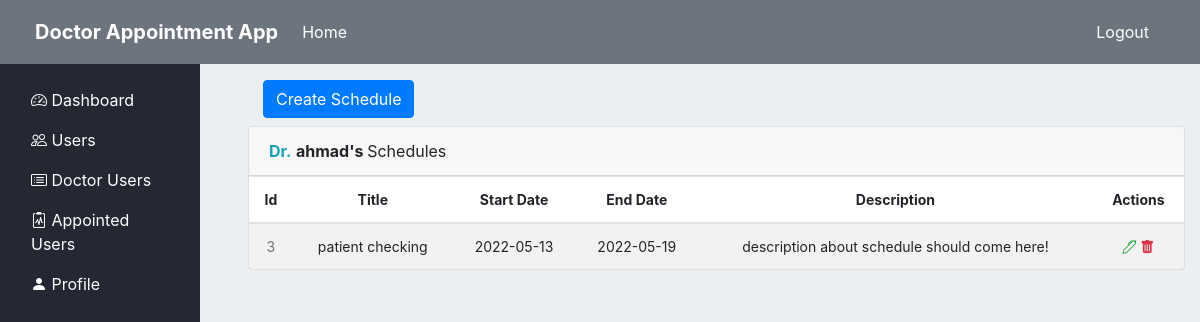
The page /admin/doctors/schedules/details/3 (signed in) on the database its author committed.
### appointment/Models/UserModel.py (models this page shows, shortened)
class User(db.Model, UserMixin):
    id = db.Column(db.Integer, primary_key=True)
    username = db.Column(db.String(30), nullable=False, unique=True)
    name = db.Column(db.String(30), nullable=False)
    lastname = db.Column(db.String(30), nullable=False)
    email = db.Column(db.String(40), unique=True, nullable=False)
    address = db.Column(db.Text , nullable=False)
    phone = db.Column(db.String(20), unique=True, nullable=False)
    date_of_birth = db.Column(db.Date(), default = datetime.now().date())
    role = db.Column(db.Integer, nullable=False, default=3)
    gender = db.Column(db.Boolean, default=True, nullable=False)
    password = db.Column(db.String(60), nullable=False)
    doctorinfo = db.relationship('DoctorInfo', backref='User', cascade="all, delete", uselist=False, lazy=True)
    schedule = db.relationship('Schedule', backref='User', lazy=True)
    appointment = db.relationship('Appointment', backref='User', lazy=True)

### appointment/Models/ScheduleModel.py (models this page shows, shortened)
class Schedule(db.Model):
    __tablename__='Schedule'
    id = db.Column(db.Integer, primary_key=True)
    name = db.Column(db.String(100), nullable=False)
    doctor_id = db.Column(db.Integer, db.ForeignKey('user.id'))
    start_date = db.Column(db.Date(), default = datetime.now().date())
    end_date = db.Column(db.Date(), default = datetime.now().date())
    description = db.Column(db.Text())
    appointment = db.relationship('Appointment', backref='Schedule', lazy=True)

### appointment/routes.py (the view)
@app.route("/admin/doctors/schedules/details/<int:id>", methods=('GET', 'POST'))
@login_required
@admin_required
def get_and_create_doctor_schedule(id):
    return admin_create_doctor_schedule(id)

### appointment/Models/UserModel.py (called while the page is built)
@login_manager.user_loader
def load_user(user_id):
    return User.query.get(int(user_id))

### appointment/privilege.py (called while the page is built)
def admin_required(f):
    @wraps(f)
    def wrap(*args, **kwargs):
        if current_user and current_user.role == 1:
            return f(*args, **kwargs)
        flash("Ooops login or your privilege is not satisfied", "info")
        return redirect(url_for('home'))
    return wrap

### appointment/view.py (called while the page is built, shortened)
def admin_create_doctor_schedule(id):
    doctor = User.query.filter_by(id=id).first()
    form = CreateSchedule()
    return render_template("adminPanel/doctor_schedule_list.html", doctorName=doctor.name, schedules=doctor.schedule, form=form)

### appointment/templates/adminPanel/doctor_schedule_list.html (shortened to what this page needs)
{% extends "index.html" %}
{% block section %}
<div style="z-index: 1000;">
    <div class="col-lg-12 mb-2">
        <button type="button" class="btn btn-primary" data-toggle="modal" data-target="#exampleModal">
            Create Schedule
        </button>
    </div>
    <div class="row">
        <div class="col-lg-12">
            <div class="main-card mb-3 card">
                <div class="card-header"> <span class="text-info font-weight-bold">Dr.</span> <span class="font-weight-bold">{{ doctorName }}'s </span> Schedules </div>
                <div class="table-responsive">
                    <table class="align-middle mb-0 table table-borderless table-striped table-hover">
                        <thead>
                            <tr class="app-normal-font">
                                <th class="text-center">Id</th>
                                <th class="text-center">Title</th>
                                <th class="text-center">Start Date</th>
                                <th class="text-center">End Date</th>
                                <th class="text-center">Description</th>
                                <th class="text-center">Actions</th>
                            </tr>
                        </thead>
                        <tbody>
                            {% for schedule in schedules %}
                                <tr class="app-normal-font p-0">
                                    <td class="text-center text-muted">{{ schedule.id }}</td>
                                    <td class="text-center">{{ schedule.name }}</td>
                                    <td class="text-center">
                                        <div class="widget-content p-0">
                                            {{schedule.start_date}}
                                        </div>
                                    </td>
                                    <td class="text-center">{{schedule.end_date}}</td>
                                    <td class="text-center">{{ schedule.description }}</td>
                                    <td class="text-center">
                                        <a href="{{ url_for('admin_edit_doctor_schedule', id= schedule.id) }}" class=" text-success">
                                            <i class="bi bi-pen"></i>
                                        </a>
                                        <a href="{{url_for('DeleteDoctorSchedule',id=schedule.id)}}" class="text-danger"  onclick="confirmation(event)">
                                            <i class="bi bi-trash-fill"></i>
                                        </a>
                                    </td>
                                </tr>
                            {% endfor %}
                        </tbody>
                    </table>
                </div>
            </div>
        </div>
    </div>
</div>
{% endblock %}

### appointment/static/style.css (style rules this page uses)
.p-0 { padding: 0 !important; }
.body-bg { background-color: #eceff1; }
.app-normal-font { font-size: 14px; }

### rows shown on the page
User: name "ahmad"
Schedule: id "3", name "patient checking", start_date "2022-05-13", end_date "2022-05-19", description "description about schedule should come here!"
